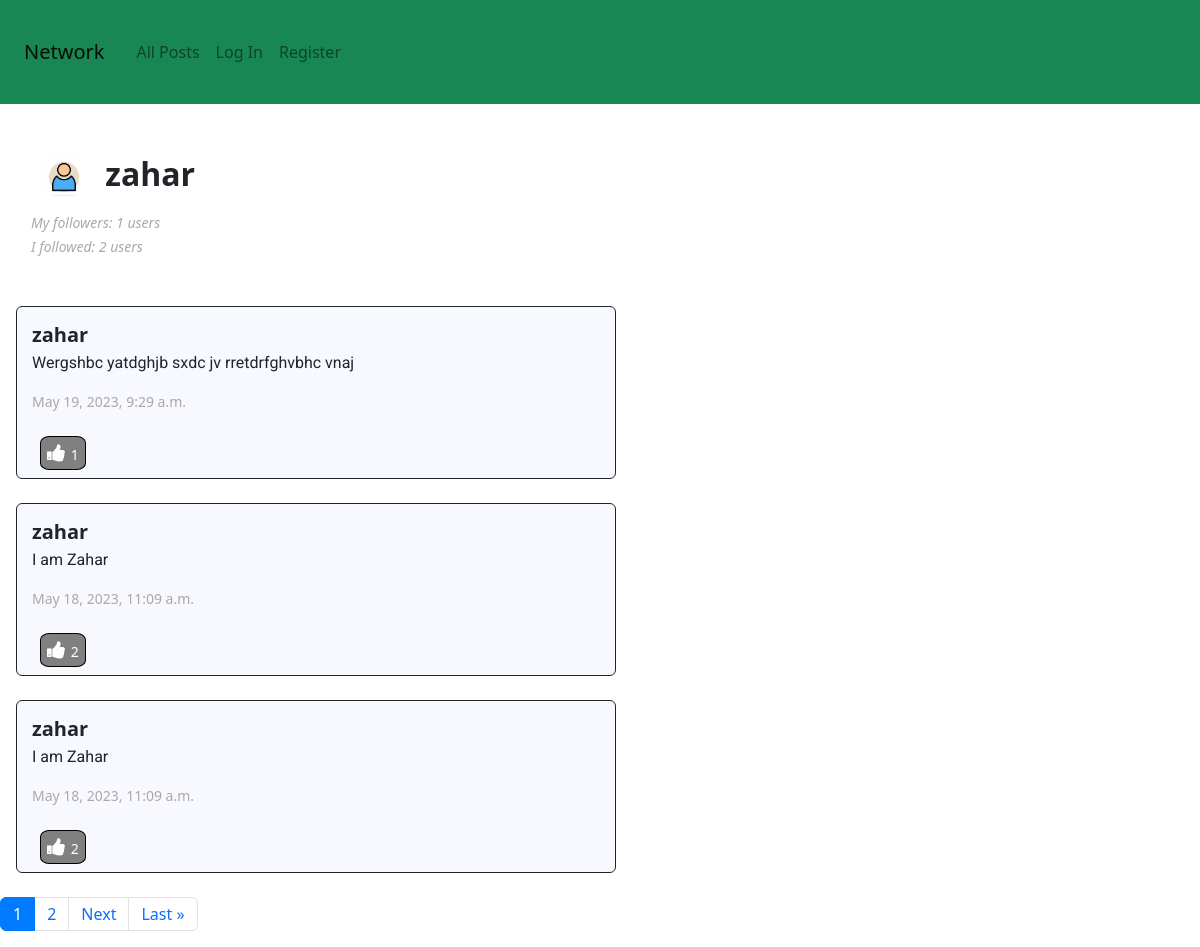
/profile/2/nazar, run on an earlier commit of the app's database.
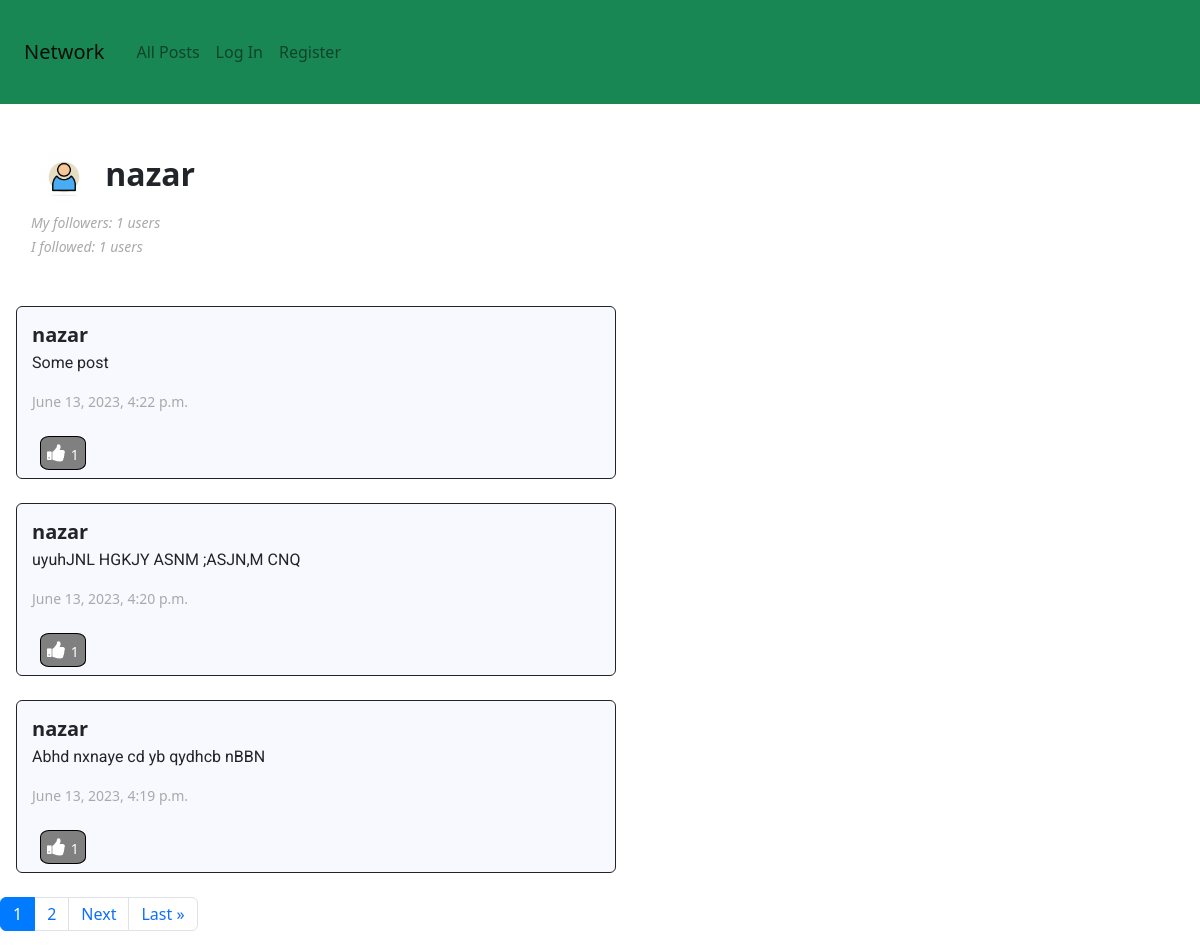
And on a later commit of the database.
### network/models.py (models this page shows, shortened)
class User(AbstractUser):
    def __str__(self):
        if not self.first_name or not self.last_name:
            return f"{self.username}"
        return f"{self.first_name} {self.last_name}"

class Subscription(models.Model):
    follower = models.ForeignKey(User, on_delete=models.CASCADE,
                                 related_name="subscriptions")
    subscribers = models.ManyToManyField(User, related_name="followers")

class Post(models.Model):
    text = models.TextField(
        max_length=264, verbose_name="")
    author = models.ForeignKey(
        User, on_delete=models.CASCADE ,
        related_name="myposts")
    date = models.DateTimeField(auto_now_add= True)

### network/views.py (the view, shortened to what this page needs)
# urls.py: path("profile/<int:user_id>/<str:user_name>", views.load_profile, name="profile"),
def load_profile(request, user_id, user_name):
    user_object = User.objects.get(pk=user_id)
    my_subscriptions_list = Subscription.objects.filter(
        follower=request.user.id)
    p = Paginator(user_object.myposts.all().order_by("-date"), 3, 2)
    page = request.GET.get("page")
    page_view = p.get_page(page)
    return render(request, "network/profile.html",
                  {"user_object": user_object,
                   "my_subscriptions_list": my_subscriptions_list,
                   "page_view": page_view})

### network/templates/network/profile.html (shortened to what this page needs)
{% extends "network/layout.html" %}
{% load static %}
{% block body %}
    <div class="flex-column">
        <div class="profile flex col-6 m-4 ms-3">
            <div>
                <h2 class=" pt-3 pb-0 m-0 post-author">
                    <img src="{% static 'network/images/colorfull_avatar.jpg' %}" alt="Avatar" class="avatar">
                    <b>{{ user_object.username }}</b>
                </h2>
                <div>
                    <i class="post-date">My followers: <span id="followers">{{ user_object.followers.count }}</span> users</i><br>
                    {% if user_object.subscriptions.first.subscribers.count is None %}
                        <i class="post-date">I followed: 0 users</i>
                    {% else %}
                        <i class="post-date">I followed: {{ user_object.subscriptions.first.subscribers.count }} users</i>
                    {% endif %}
                </div>
                <br>
            </div>
        </div>
        {% for post in page_view.object_list %}
            <div class="col-6 m-4 ms-3 rounded post">
                <h5 class=" pt-3 pb-0 m-0 post-author">
                    <b>{{ post.author }}</b>
                </h5>
                <p class=" pt-1 post-text">{{ post.text }}</p>
                <p class="post-date">{{ post.date }}</p>
                <button class="m-2 post-like" id="{{ post.id }}">
                    <i class="fa fa-thumbs-up" style="color: white;"></i>
                    <span class="score"> {{ post.plikes.count }} </span>
                </button>
                <br>
            </div>
        {% endfor %}
    </div>
    <nav aria-label="Page navigation example">
        <ul class="pagination">
            {% for n in page_view.paginator.page_range %}
                {% if page_view.number == n %}
                    <li class="page-item active"><a class="page-link" href="?page={{ n }}">{{ n }}</a></li>
                {% else %}
                    <li class="page-item"><a class="page-link" href="?page={{ n }}">{{ n }}</a></li>
                {% endif %}
            {% endfor %}
            {% if page_view.has_next %}
                <li class="page-item"><a class="page-link" href="?page={{ page_view.next_page_number }}">Next</a></li>
                <li class="page-item"><a class="page-link" href="?page={{ page_view.paginator.num_pages }}">Last &raquo;</a></li>
            {% endif %}
        </ul>
    </nav>
{% endblock %}

What changed in the data, as far as the page shows it:
removed Post: author "zahar", text "Wergshbc yatdghjb sxdc jv rretdrfghvbhc vnaj", date "May 19, 2023, 9:29 a.m.", plikes.count "1"
removed Post: author "zahar", text "I am Zahar", date "May 18, 2023, 11:09 a.m.", plikes.count "2"
removed Post: author "zahar", text "I am Zahar", date "May 18, 2023, 11:09 a.m.", plikes.count "2"
changed User: username "zahar" → "nazar"; subscriptions.first.subscribers.count "2" → "1"
now on this page (row edited): Post: author "nazar", text "Some post", date "June 13, 2023, 4:22 p.m.", plikes.count "1"
now on this page (row edited): Post: author "nazar", text "uyuhJNL HGKJY ASNM ;ASJN,M CNQ", date "June 13, 2023, 4:20 p.m.", plikes.count "1"
now on this page (row edited): Post: author "nazar", text "Abhd nxnaye cd yb qydhcb nBBN", date "June 13, 2023, 4:19 p.m.", plikes.count "1"
